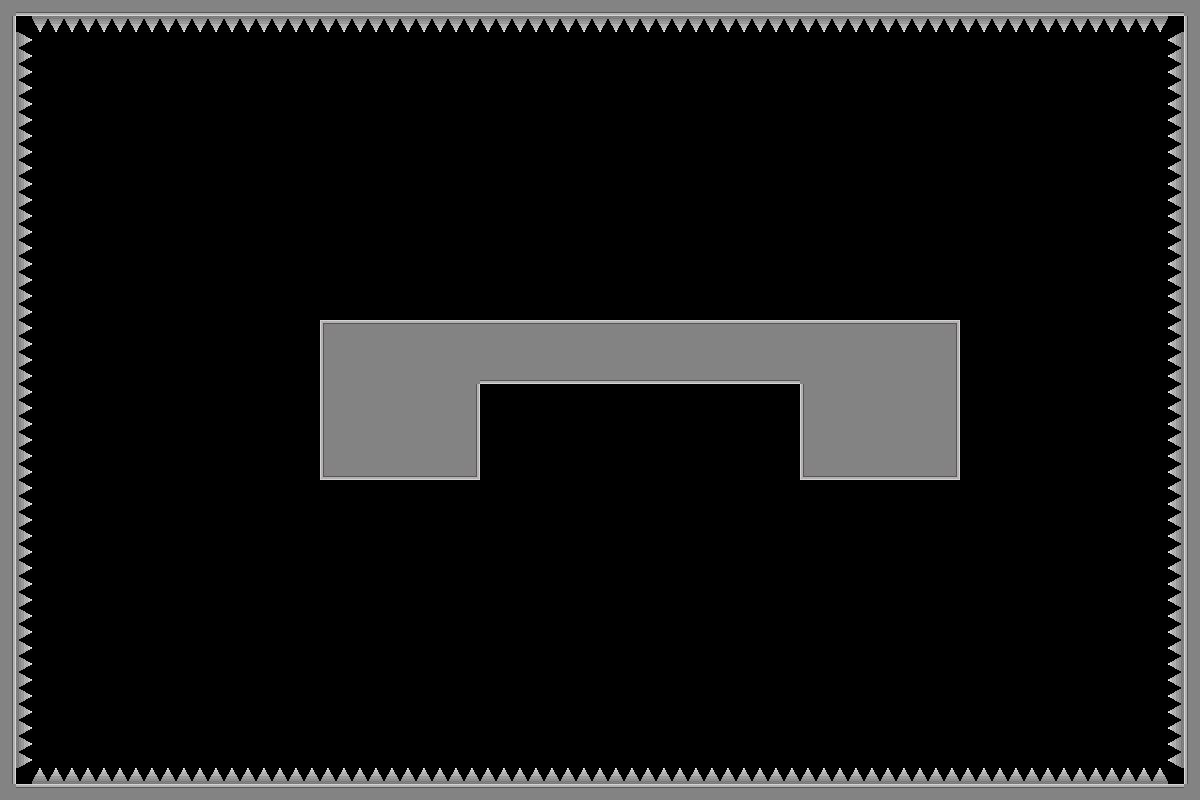

This is a level from a 2D game, rendered from its Tiled map with the project's own tilesets. A one-line summary and the map file follow, with tile-layer data summarised:
An orthogonal 75x50 tile map with 16x16 px tiles, 1 tile layer (Tile Layer 1) and 2 objects (2x slow_time).

<map version="1.10" tiledversion="1.12.2" orientation="orthogonal" renderorder="right-down" width="75" height="50" tilewidth="16" tileheight="16" infinite="0" nextlayerid="3" nextobjectid="3">
 <tileset firstgid="1" source="place_holder_tileset.tsx" />
 <layer id="1" name="Tile Layer 1" width="75" height="50">
  <data>[3750 cells, 760 non-empty, 13 distinct tile ids]</data>
 </layer>
 <objectgroup id="2" name="object_layer">
  <object id="1" name="slow_time" x="208.878" y="522.034" width="60" height="90">
   <properties>
    <property name="ability_type" value="slow_time" />
   </properties>
  </object>
  <object id="2" name="slow_time" x="1029.27" y="514.795" width="60" height="90">
   <properties>
    <property name="ability_type" value="slow_time" />
   </properties>
  </object>
 </objectgroup>
</map>
